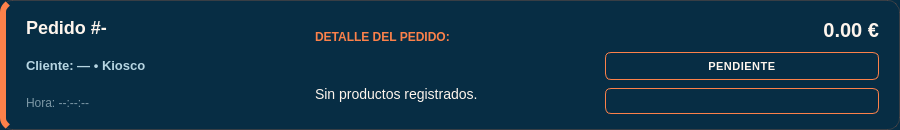
<?xml version="1.0" encoding="UTF-8"?>
<ui version="4.0">
 <class>PedidoAdminCardUI</class>
 <widget class="QFrame" name="PedidoAdminCardUI">
  <property name="geometry">
   <rect><x>0</x><y>0</y><width>900</width><height>130</height></rect>
  </property>
  <property name="styleSheet">
   <string>QFrame#PedidoAdminCardUI { background-color: #072D44; border: 1px solid rgba(252,129,74,0.2); border-left: 6px solid #FC814A; border-radius: 12px; } QLabel { background: transparent; }</string>
  </property>

  <layout class="QHBoxLayout" name="rowLayout">
   <property name="spacing"><number>15</number></property>
   <property name="leftMargin"><number>20</number></property>
   <property name="topMargin"><number>15</number></property>
   <property name="rightMargin"><number>20</number></property>
   <property name="bottomMargin"><number>15</number></property>

   <item>
    <layout class="QVBoxLayout" name="leftLayout">
     <item>
      <widget class="QLabel" name="lblId">
       <property name="styleSheet"><string>font-size: 18px; font-weight: 800; color: #FEF5ED;</string></property>
       <property name="text"><string>Pedido #-</string></property>
      </widget>
     </item>
     <item>
      <widget class="QLabel" name="lblCliente">
       <property name="styleSheet"><string>font-size: 13px; color: #B6D5E2; font-weight: 600;</string></property>
       <property name="text"><string>Cliente: — • Kiosco</string></property>
      </widget>
     </item>
     <item>
      <widget class="QLabel" name="lblHora">
       <property name="styleSheet"><string>font-size: 12px; color: #7B97A5;</string></property>
       <property name="text"><string>Hora: --:--:--</string></property>
      </widget>
     </item>
    </layout>
   </item>

   <item>
    <layout class="QVBoxLayout" name="centerLayout">
     <item>
      <widget class="QLabel" name="lblDetalleTitulo">
       <property name="styleSheet"><string>font-size: 12px; font-weight: 700; color: #FC814A;</string></property>
       <property name="text"><string>DETALLE DEL PEDIDO:</string></property>
      </widget>
     </item>
     <item>
      <widget class="QLabel" name="lblProductos">
       <property name="styleSheet"><string>font-size: 14px; color: #FEF5ED;</string></property>
       <property name="text"><string>Sin productos registrados.</string></property>
       <property name="wordWrap"><bool>true</bool></property>
      </widget>
     </item>
    </layout>
   </item>

   <item>
    <layout class="QVBoxLayout" name="rightLayout">
     <property name="spacing"><number>8</number></property>
     <item>
      <widget class="QLabel" name="lblTotal">
       <property name="styleSheet"><string>font-size: 20px; font-weight: 800; color: #FEF5ED;</string></property>
       <property name="text"><string>0.00 €</string></property>
       <property name="alignment"><set>Qt::AlignRight|Qt::AlignVCenter</set></property>
      </widget>
     </item>
     <item>
      <widget class="QLabel" name="lblBadgeEstado">
       <property name="styleSheet"><string>background-color: #072D44; color: #FEF5ED; border: 1px solid #FC814A; border-radius: 6px; font-size: 11px; font-weight: 800; padding: 4px 12px; letter-spacing: 0.5px;</string></property>
       <property name="text"><string>PENDIENTE</string></property>
       <property name="alignment"><set>Qt::AlignCenter</set></property>
      </widget>
     </item>
     <item>
      <widget class="QComboBox" name="selectorEstado">
       <property name="cursor"><cursorShape>PointingHandCursor</cursorShape></property>
       <property name="styleSheet"><string>QComboBox { background-color: #072D44; border: 1px solid #FC814A; border-radius: 6px; color: #FEF5ED; padding: 4px 25px 4px 10px; font-size: 12px; font-weight: 600; } QComboBox::drop-down { subcontrol-origin: padding; subcontrol-position: top right; width: 20px; border: none; } QComboBox QAbstractItemView { background-color: #072D44; color: #FEF5ED; selection-background-color: #FC814A; }</string></property>
      </widget>
     </item>
    </layout>
   </item>

  </layout>
 </widget>
</ui>
